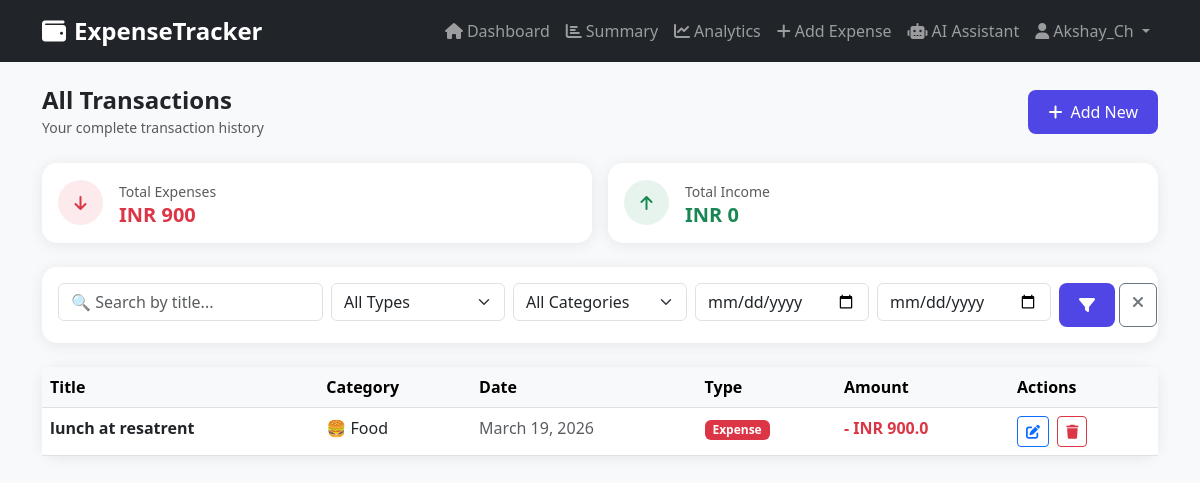
Page /expenses/ (signed in) on the earlier database version.
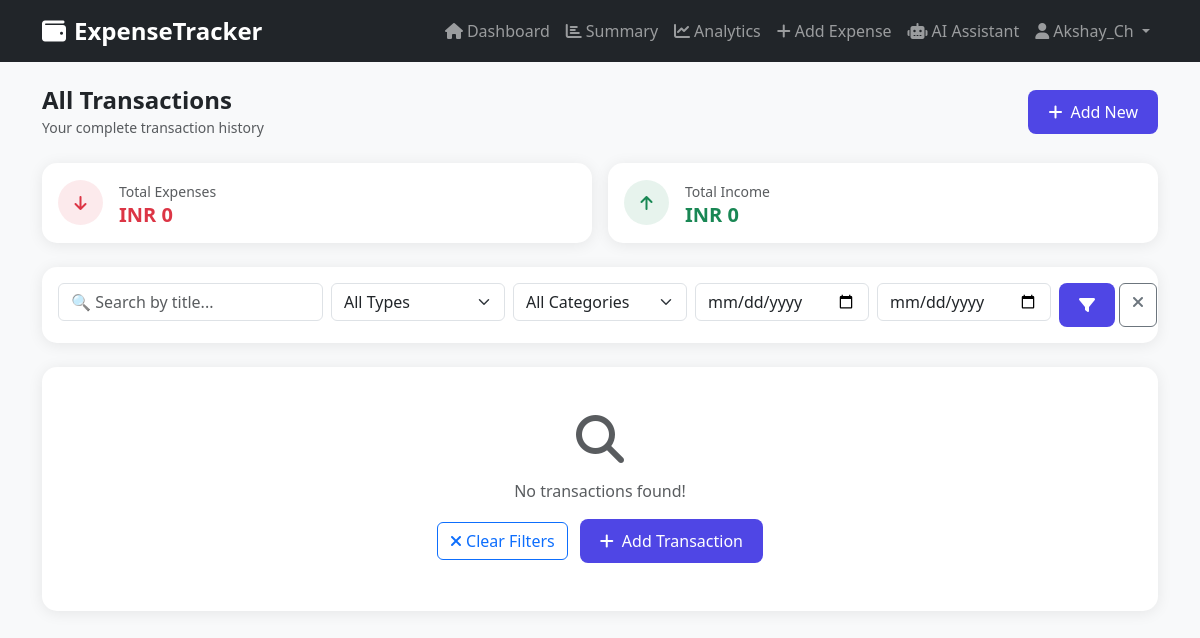
Same page on the later database version.
### expenses/models.py (models this page shows, shortened)
class Expense(models.Model):
    STATUS_CHOICES = [
        ('income', 'Income'),
        ('expense', 'Expense'),
    ]
    user = models.ForeignKey(User, on_delete=models.CASCADE)
    category = models.ForeignKey(Category, on_delete=models.SET_NULL, null=True)
    title = models.CharField(max_length=200)
    amount = models.DecimalField(max_digits=10, decimal_places=1)
    type = models.CharField(max_length=10, choices=STATUS_CHOICES, default='expense')
    date = models.DateField()
    note = models.TextField(blank=True)
    created_at = models.DateTimeField(auto_now_add=True)
    updated_at = models.DateTimeField(auto_now=True)
    class Meta:
        ordering = ['-date']

class Category(models.Model):
    name = models.CharField(max_length=100)
    icon = models.CharField(max_length=50, blank=True)  # emoji or icon name
    user = models.ForeignKey(User, on_delete=models.CASCADE)
    created_at = models.DateTimeField(auto_now_add=True)
    class Meta:
        verbose_name_plural = "Categories"
        ordering = ['name']

### accounts/models.py (models this page shows, shortened)
class UserProfile(models.Model):
    user = models.OneToOneField(User, on_delete=models.CASCADE)
    profile_picture = models.ImageField(
        upload_to='profile_pics/',
        blank=True,
        null=True
    )
    currency = models.CharField(
        max_length=10,
        default='USD'
    )
    monthly_budget = models.DecimalField(
        max_digits=10,
        decimal_places=2,
        default=0.00
    )
    created_at = models.DateTimeField(auto_now_add=True)

### expenses/views.py (the view)
# urls.py: path('expenses/', views.expense_list_view, name='expense_list'),
@login_required
def expense_list_view(request):
    expenses = Expense.objects.filter(
        user=request.user
    ).order_by('-date')
    search = request.GET.get('search', '')
    if search:
        expenses = expenses.filter(title__icontains=search)
    filter_type = request.GET.get('type', '')
    if filter_type in ['income', 'expense']:
        expenses = expenses.filter(type=filter_type)
    filter_category = request.GET.get('category', '')
    if filter_category:
        expenses = expenses.filter(category__id=filter_category)
    date_from = request.GET.get('date_from', '')
    date_to = request.GET.get('date_to', '')
    if date_from:
        expenses = expenses.filter(date__gte=date_from)
    if date_to:
        expenses = expenses.filter(date__lte=date_to)
    total_expenses = expenses.filter(
        type='expense'
    ).aggregate(total=Sum('amount'))['total'] or 0
    total_income = expenses.filter(
        type='income'
    ).aggregate(total=Sum('amount'))['total'] or 0
    from django.core.paginator import Paginator
    paginator = Paginator(expenses, 10)  # 10 per page
    page_number = request.GET.get('page')
    page_obj = paginator.get_page(page_number)
    categories = Category.objects.filter(user=request.user)
    try:
        currency = request.user.userprofile.currency
    except:
        currency = 'USD'
    context = {
        'page_obj': page_obj,
        'expenses': page_obj,
        'currency': currency,
        'total_expenses': total_expenses,
        'total_income': total_income,
        'categories': categories,
        'search': search,
        'filter_type': filter_type,
        'filter_category': filter_category,
        'date_from': date_from,
        'date_to': date_to,
    }
    return render(request, 'expenses/expense_list.html', context)

### templates/expenses/expense_list.html (shortened to what the changed rows need)
{% extends 'base.html' %}
{% block content %}
<div class="row g-3 mb-4">
    <div class="col-md-6">
        <div class="card p-3">
            <div class="d-flex align-items-center">
                <div>
                    <small class="text-muted">Total Expenses</small>
                    <h5 class="fw-bold mb-0 text-danger">
                        {{ currency }} {{ total_expenses }}
                    </h5>
                </div>
            </div>
        </div>
    </div>
    <div class="col-md-6">
        <div class="card p-3">
            <div class="d-flex align-items-center">
                <div>
                    <small class="text-muted">Total Income</small>
                    <h5 class="fw-bold mb-0 text-success">
                        {{ currency }} {{ total_income }}
                    </h5>
                </div>
            </div>
        </div>
    </div>
</div>
<div class="card">
    <div class="card-body p-0">
        {% if expenses %}
        <div class="table-responsive">
            <table class="table table-hover mb-0">
                <thead class="table-light">
                    <tr>
                        <th>Title</th>
                        <th>Category</th>
                        <th>Date</th>
                        <th>Type</th>
                        <th>Amount</th>
                        <th>Actions</th>
                    </tr>
                </thead>
                <tbody>
                    {% for expense in expenses %}
                    <tr>
                        <td class="fw-semibold">{{ expense.title }}</td>
                        <td>
                            {% if expense.category %}
                                {{ expense.category.icon }}
                                {{ expense.category.name }}
                            {% else %}
                                <span class="text-muted">—</span>
                            {% endif %}
                        </td>
                        <td class="text-muted">{{ expense.date }}</td>
                        <td>
                            {% if expense.type == 'income' %}
                                <span class="badge bg-success">Income</span>
                            {% else %}
                                <span class="badge bg-danger">Expense</span>
                            {% endif %}
                        </td>
                        <td>
                            <span class="fw-bold
                                {% if expense.type == 'income' %}
                                    text-success
                                {% else %}
                                    text-danger
                                {% endif %}">
                                {% if expense.type == 'income' %}+{% else %}-{% endif %}
                                {{ currency }} {{ expense.amount }}
                            </span>
                        </td>
                        <td>
                            <a href="{% url 'edit_expense' expense.id %}"
                               class="btn btn-sm btn-outline-primary me-1">
                                <i class="fas fa-edit"></i>
                            </a>
                            <a href="{% url 'delete_expense' expense.id %}"
                               class="btn btn-sm btn-outline-danger">
                                <i class="fas fa-trash"></i>
                            </a>
                        </td>
                    </tr>
                    {% endfor %}
                </tbody>
            </table>
        </div>
        {% else %}
        <div class="text-center py-5">
            <i class="fas fa-search fa-3x text-muted mb-3"></i>
            <p class="text-muted">No transactions found!</p>
            <a href="{% url 'expense_list' %}" class="btn btn-outline-primary me-2">
                <i class="fas fa-times me-1"></i>Clear Filters
            </a>
            <a href="{% url 'add_expense' %}" class="btn btn-primary">
                <i class="fas fa-plus me-2"></i>Add Transaction
            </a>
        </div>
        {% endif %}
    </div>
</div>
{% endblock %}

Differences in the rows shown:
removed Expense: title "lunch at resatrent", category.icon "🍔", category.name "Food", date "March 19, 2026", type "Expense", {{ currency }} "INR", amount "900.0"
Other differences:
{{ total_expenses }}: "900" → "0"
text no longer shown: "Title Category Date Type Amount Actions"
text now shown: "No transactions found! Clear Filters Add Transaction"
